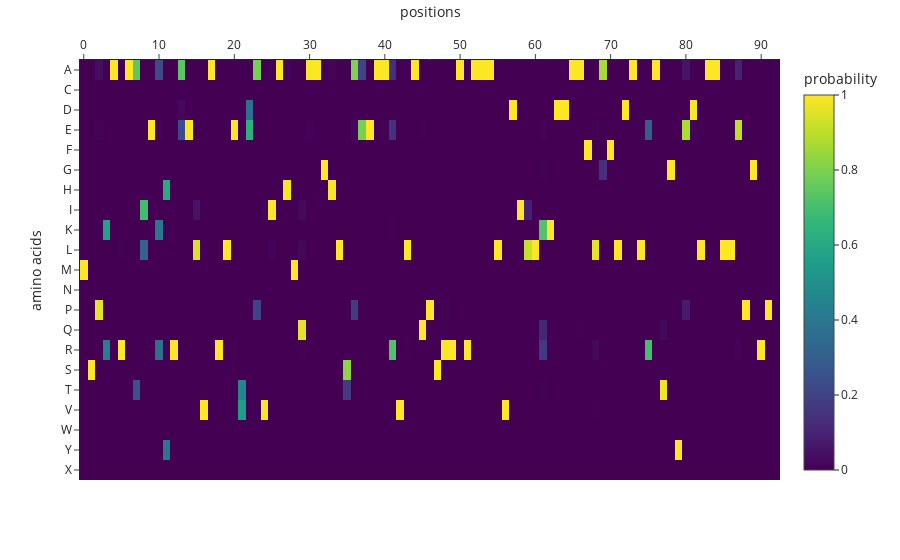

Notebook code cell kept with this figure:
### Code cell
#@markdown ### Sampling temperature adjusted amino acid probabilties
import plotly.express as px
fig = px.imshow(all_probs_concat.mean(0).T,
                labels=dict(x="positions", y="amino acids", color="probability"),
                y=list(alphabet),
                template="simple_white"
               )

fig.update_xaxes(side="top")


fig.show()

### Figure 1 — Plotly figure (JSON) as saved in the notebook; plotly's stock layout.template omitted (floating-point values rounded to 4 significant figures; data arrays with more than 128 entries replaced by an {"elided": "..."} marker saying what was removed)
{"data": [{"coloraxis": "coloraxis", "hovertemplate": "positions: %{x}<br>amino acids: %{y}<br>probability: %{z}<extra></extra>", "name": "0", "type": "heatmap", "xaxis": "x", "y": ["A", "C", "D", "E", "F", "G", "H", "I", "K", "L", "M", "N", "P", "Q", "R", "S", "T", "V", "W", "Y", "X"], "yaxis": "y", "z": {"elided": "21x93 float values"}}], "layout": {"coloraxis": {"colorbar": {"title": {"text": "probability"}}, "colorscale": [[0, "#440154"], [0.1111, "#482878"], [0.2222, "#3e4989"], [0.3333, "#31688e"], [0.4444, "#26828e"], [0.5556, "#1f9e89"], [0.6667, "#35b779"], [0.7778, "#6ece58"], [0.8889, "#b5de2b"], [1, "#fde725"]]}, "margin": {"t": 60}, "xaxis": {"anchor": "y", "constrain": "domain", "domain": [0, 1], "scaleanchor": "y", "side": "top", "title": {"text": "positions"}}, "yaxis": {"anchor": "x", "autorange": "reversed", "constrain": "domain", "domain": [0, 1], "title": {"text": "amino acids"}}}}
